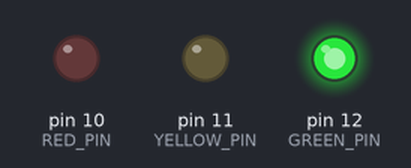
Simulated run of this sketch. Board: Arduino Uno, built with avr-gcc and run on an emulated ATmega328P. On the bench: output pins drawn as LEDs (lit = HIGH).

Above: at 7.5 s.
At 17.5 s:
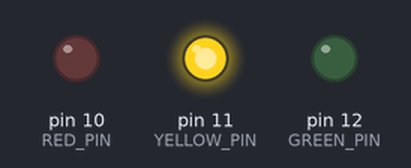
At 27.5 s:
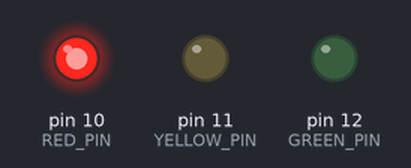
Timing chart, 0 to 45.5 s (numbered marks = the images above):
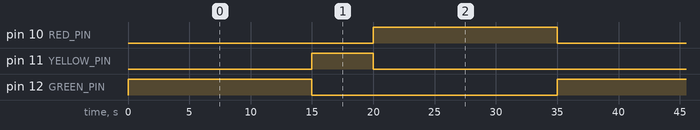

The sketch:

traffic_light1.ino
```cpp
const int GREEN_PIN =12;
const int YELLOW_PIN =11;
const int RED_PIN =10;


void setup()
{
  pinMode(GREEN_PIN, OUTPUT);
  pinMode(YELLOW_PIN, OUTPUT);
  pinMode(RED_PIN, OUTPUT);
}

void loop(){
  digitalWrite(GREEN_PIN, HIGH);
  delay(15000);
  digitalWrite(GREEN_PIN, LOW);
  digitalWrite(YELLOW_PIN, HIGH);
  delay(5000);
  digitalWrite(YELLOW_PIN, LOW);
  digitalWrite(RED_PIN, HIGH);
  delay(15000);
  digitalWrite(RED_PIN, LOW);
}
```

Measured:
- by itself, pin 10 (RED_PIN), pin 12 (GREEN_PIN): alternates HIGH for 15.0 s and LOW for 20.0 s
- by itself, pin 11 (YELLOW_PIN): alternates HIGH for 5.0 s and LOW for 30.0 s
- by itself, everything shown: repeats every 35.0 s, in 4 steps
